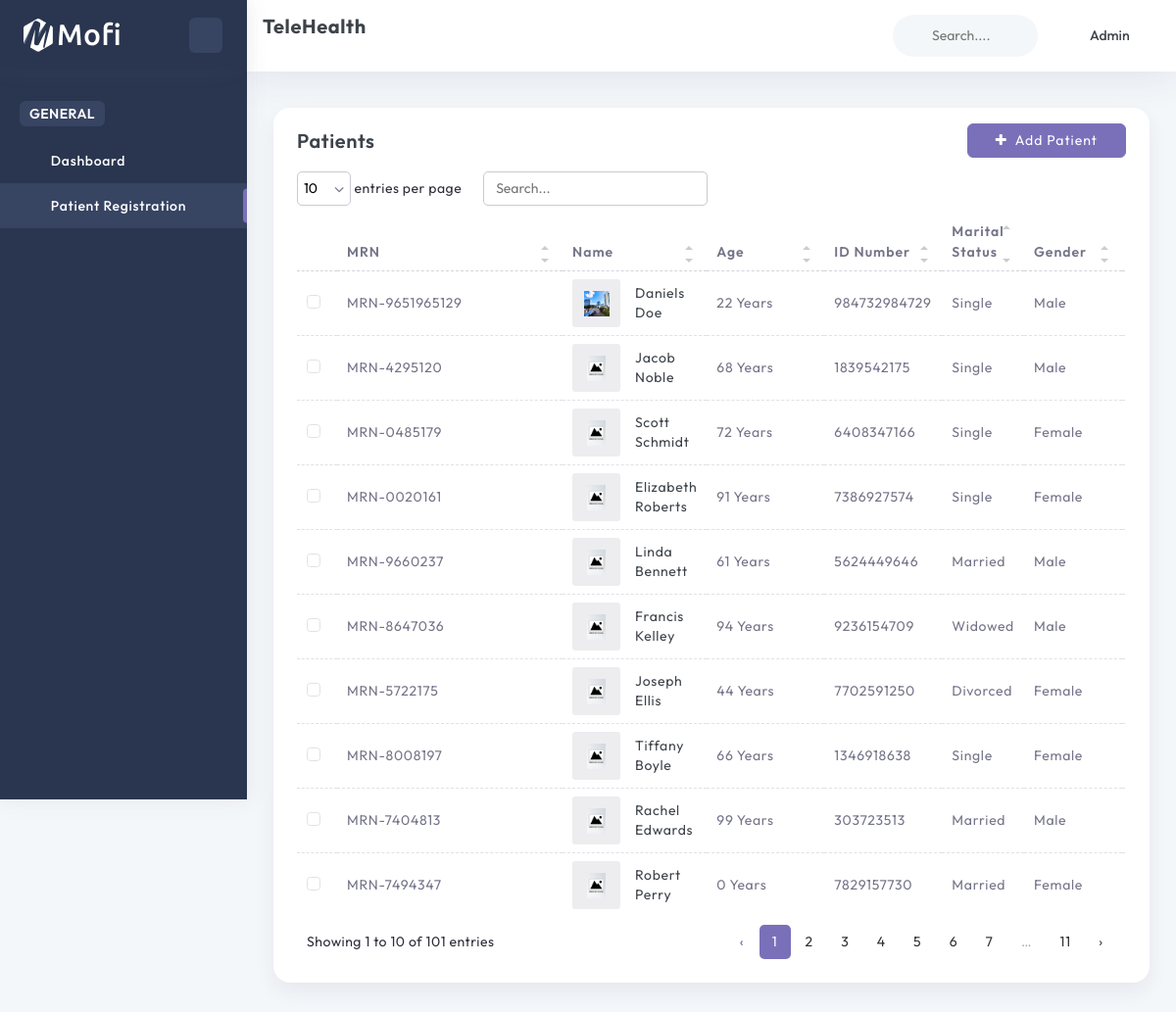
Before: /patients (signed in) with the older database file.
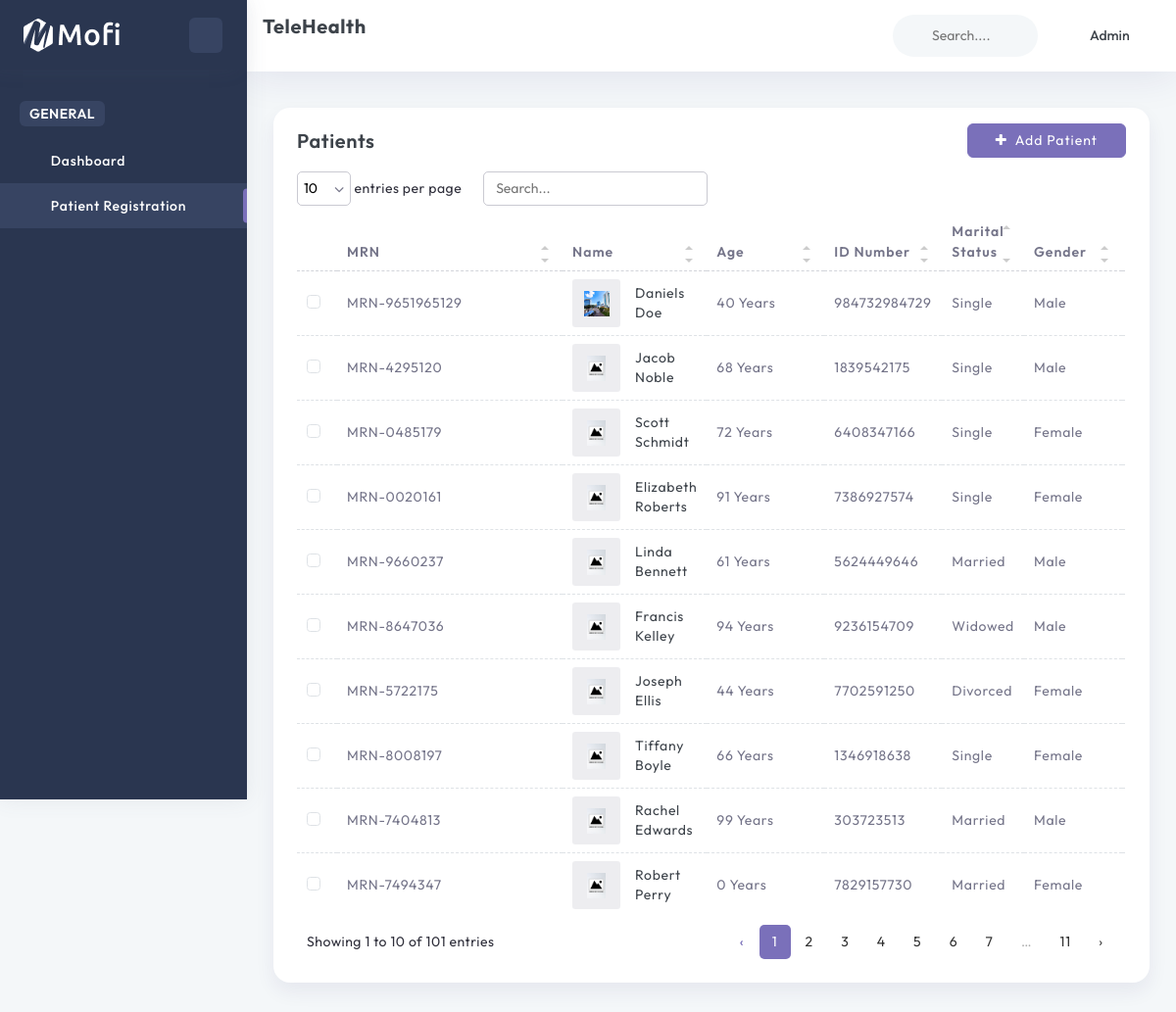
After: the same page with the newer database file.
### account/models.py (models this page shows, shortened)
class User(AbstractUser):
    GENDER_CHOICES = (
        ('M', 'Male'),
        ('F', 'Female'),
    )
    name = models.CharField(max_length=255)
    username = models.SlugField(unique=True, blank=True)
    email = models.CharField(max_length=30, unique=True, blank=True, null=True)
    phone_number = models.CharField(max_length=20, unique=True, null=True, blank=True)
    id_number = models.CharField(unique=True, max_length=20, null=True, blank=True)
    gender = models.CharField(max_length=1, choices=GENDER_CHOICES, null=True, blank=True)
    image = ProcessedImageField(
        upload_to=user_image_path,
        processors=[ResizeToFill(720, 720)],
        format='JPEG',
        options={'quality': 90},
        null=True,
        blank=True,
    )
    role = models.ForeignKey('Role', on_delete=models.SET_NULL, null=True, blank=True)
    status = models.BooleanField(default=False)
    password = models.CharField(max_length=255)
    created_at = models.DateTimeField(default=timezone.now)
    USERNAME_FIELD = 'email'
    REQUIRED_FIELDS = ['name', 'role']
    class Meta:
        verbose_name_plural = "Users"

### base/models.py (models this page shows, shortened)
class Patient(models.Model):
    GENDER_CHOICES = [
        ('Male', 'Male'),
        ('Female', 'Female'),
    ]
    MARITAL_STATUS_CHOICES = [
        ('Single', 'Single'),
        ('Married', 'Married'),
        ('Widowed', 'Widowed'),
        ('Divorced', 'Divorced'),
    ]
    NATIONALITY_CHOICES = [
        ('Rwandan', 'Rwandan'),
        ('Other', 'Other'),
    ]
    RELATIONSHIP_CHOICES = [
        ('Husband', 'Husband'),
        ('Wife', 'Wife'),
        ('Sibling', 'Sibling'),
        ('Friend', 'Friend'),
        ('Other Family Member', 'Other Family Member'),
    ]
    mrn = models.CharField(max_length=10, unique=True, blank=True)
    name = models.CharField(max_length=255, null=True, blank=True)
    slug = models.SlugField(max_length=255, unique=True, blank=True)
    dob = models.DateField(null=True, blank=True)
    image = ProcessedImageField(
        upload_to=patient_image_path,
        processors=[ResizeToFill(720, 720)],
        format='JPEG',
        options={'quality': 90},
        null=True,
        blank=True,
    )
    gender = models.CharField(max_length=10, choices=GENDER_CHOICES, null=True, blank=True)
    marital_status = models.CharField(max_length=20, choices=MARITAL_STATUS_CHOICES, null=True, blank=True)
    nationality = models.CharField(max_length=50, choices=NATIONALITY_CHOICES, default='Rwandan', null=True, blank=True)
    id_number = models.CharField(max_length=50, unique=True, null=True, blank=True)
    province = models.CharField(max_length=50, null=True, blank=True)
    district = models.CharField(max_length=50, null=True, blank=True)
    sector = models.CharField(max_length=50, null=True, blank=True)
    cell = models.CharField(max_length=50, null=True, blank=True)
    village = models.CharField(max_length=50, null=True, blank=True)
    phone_number = models.CharField(max_length=15, unique=True, null=True, blank=True)
    relationship = models.CharField(max_length=50, choices=RELATIONSHIP_CHOICES, null=True, blank=True)
    relative = models.ForeignKey('self', null=True, blank=True, on_delete=models.SET_NULL, related_name='relatives')
    created_at = models.DateTimeField(default=timezone.now)
    @property
    def age(self):
        if self.dob:
            today = date.today()
            return today.year - self.dob.year - ((today.month, today.day) < (self.dob.month, self.dob.day))
        return None
    class Meta:
        verbose_name_plural = "Patients"

### base/views.py (the view)
# urls.py: path('patients', getPatients, name='getPatients'),
@login_required
def getPatients(request):
    patients = Patient.objects.all().order_by('-created_at')
    context = {
        'patients': patients
    }
    return render(request, 'patients/index.html', context)

### templates/patients/index.html (shortened to what this page needs)
{% extends 'layouts/app.html' %}
{% load static %}
{% block content %}
    <div class="container-fluid">
        <div class="row">
            <div class="col-sm-12">
                <div class="card">
                    <div class="card-body">
                        <div class="list-product-header">
                            <div class="d-flex justify-content-between">
                                <h4>Patients</h4>
                                <a class="btn btn-primary" href="{% url 'base:addPatient' %}"><i class="fa fa-plus"></i>Add Patient</a>
                            </div>
                        </div>
                        <div class="list-product">
                            <table class="table" id="project-status">
                                <thead>
                                    <tr>
                                    <th> <span class="f-light f-w-600">MRN</span></th>
                                    <th> <span class="f-light f-w-600">Name</span></th>
                                    <th> <span class="f-light f-w-600">Age</span></th>
                                    <th> <span class="f-light f-w-600">ID Number</span></th>
                                    <th> <span class="f-light f-w-600">Marital Status</span></th>
                                    <th> <span class="f-light f-w-600">Gender</span></th>
                                    </tr>
                                </thead>
                                <tbody>
                                    {% for patient in patients %}
                                        <tr class="product-removes">
                                            <td>
                                                <div class="form-check">
                                                    <input class="form-check-input checkbox-primary" type="checkbox">
                                                </div>
                                            </td>
                                            <td>
                                                <p class="f-light">{{ patient.mrn }}</p>
                                            </td>
                                            <td>
                                                <div class="product-names">
                                                    <div class="light-product-box">
                                                        {% if patient.image %}
                                                            <img class="img-fluid" src="{{ patient.image.url }}" alt="{{ patient.name }}">
                                                        {% else %}
                                                            <img class="img-fluid" src="{% static 'images/not-found.jpg' %}" alt="{{ patient.name }}">
                                                        {% endif %}
                                                    </div>
                                                    <p>{{ patient.name }}</p>
                                                </div>
                                            </td>
                                            <td>
                                                <p class="f-light">{{ patient.age }} Years</p>
                                            </td>
                                            <td>
                                                <p class="f-light">{{ patient.id_number }}</p>
                                            </td>
                                            <td>
                                                <p class="f-light">{{ patient.marital_status }}</p>
                                            </td>
                                            <td>
                                                <p class="f-light">{{ patient.gender }}</p>
                                            </td>
                                        </tr>
                                    {% endfor %}
                                </tbody>
                            </table>
                        </div>
                    </div>
                </div>
            </div>
        </div>
    </div>
{% endblock %}

### templates/layouts/app.html (shortened to what this page needs)
{% load static %}
<!DOCTYPE html>
<html lang="en">
<head>
    <link rel="stylesheet" type="text/css" href="{% static 'css/font-awesome.css' %}">
    <link rel="stylesheet" type="text/css" href="{% static 'css/vendors/icofont.css' %}">
    <link rel="stylesheet" type="text/css" href="{% static 'css/vendors/themify.css' %}">
    <link rel="stylesheet" type="text/css" href="{% static 'css/vendors/feather-icon.css' %}">
    <link rel="stylesheet" type="text/css" href="{% static 'css/vendors/animate.css' %}">
    <link rel="stylesheet" type="text/css" href="{% static 'css/vendors/scrollbar.css' %}">
    <link rel="stylesheet" type="text/css" href="{% static 'css/vendors/owlcarousel.css' %}">
    <link rel="stylesheet" type="text/css" href="{% static 'css/vendors/js-datatables/style.css' %}">
    <link rel="stylesheet" type="text/css" href="{% static 'css/vendors/bootstrap.css' %}">
    <link rel="stylesheet" type="text/css" href="{% static 'css/style.css' %}">
    <link rel="stylesheet" type="text/css" href="{% static 'css/responsive.css' %}">
</head>
<body>
    <div class="page-wrapper compact-wrapper" id="pageWrapper">
        {% include 'inc/header.html' %}
        <div class="page-body-wrapper">
            {% include 'inc/sidebar.html' %}
            <div class="page-body">
                {% block content %}{% endblock %}
            </div>
        </div>
    </div>
</body>
</html>

### templates/inc/header.html (shortened to what this page needs)
{% load static %}
<div class="page-header row">
    <div class="col-4 col-xl-4 page-title">
        <h4 class="f-w-700">TeleHealth</h4>
    </div>
    <div class="header-wrapper col m-0">
        <div class="row">
            <div class="nav-right col-xxl-8 col-xl-6 col-md-7 col-8 pull-right right-header p-0 ms-auto">
                <ul class="nav-menus">
                    <li>
                        <div class="form-group w-100">
                            <div class="Typeahead Typeahead--twitterUsers">
                                <div class="u-posRelative d-flex align-items-center">
                                    <svg class="search-bg svg-color">
                                        <use href="{% static 'svg/icon-sprite.svg#search' %}"></use>
                                    </svg>
                                    <input class="demo-input py-0 Typeahead-input form-control-plaintext w-100" type="text" placeholder="Search...." name="q" title="">
                                </div>
                            </div>
                        </div>
                    </li>
                    <li class="profile-nav onhover-dropdown px-0 py-0">
                        <div class="d-flex profile-media align-items-center">
                            <div class="flex-grow-1">
                                <span>
                                    {{ request.user.name }}
                                </span>
                            </div>
                        </div>
                    </li>
                </ul>
            </div>
        </div>
    </div>
</div>

### templates/inc/sidebar.html (shortened to what this page needs)
{% load static %}
<div class="sidebar-wrapper" data-layout="stroke-svg">
    <div>
        <div class="logo-wrapper">
            <a href="{% url 'base:dashboard' %}">
                <img class="img-fluid" src="{% static 'images/logo/logo_light.png' %}" alt="">
            </a>
            <div class="toggle-sidebar">
                <svg class="stroke-icon sidebar-toggle status_toggle middle">
                    <use href="{% static 'svg/icon-sprite.svg#toggle-icon' %}"></use>
                </svg>
            </div>
        </div>
        <nav class="sidebar-main">
            <div id="sidebar-menu">
                <ul class="sidebar-links" id="simple-bar">
                    <li class="sidebar-main-title">
                        <div>
                            <h6 class="lan-1">General</h6>
                        </div>
                    </li>
                    <li class="sidebar-list">
                        <a class="sidebar-link sidebar-title link-nav" href="{% url 'base:dashboard' %}">
                            <svg class="stroke-icon">
                                <use href="{% static 'svg/icon-sprite.svg#stroke-home' %}"></use>
                            </svg>
                            <span>Dashboard</span>
                        </a>
                    </li>
                    <li class="sidebar-list">
                        <a class="sidebar-link sidebar-title link-nav" href="{% url 'base:getPatients' %}">
                            <svg class="stroke-icon">
                                <use href="{% static 'svg/icon-sprite.svg#stroke-layout' %}"></use>
                            </svg>
                            <span>Patient Registration</span>
                        </a>
                    </li>
                </ul>
            </div>
        </nav>
    </div>
</div>

Changed rows visible on the page:
changed Patient "MRN-9651965129": age "22" → "40"
